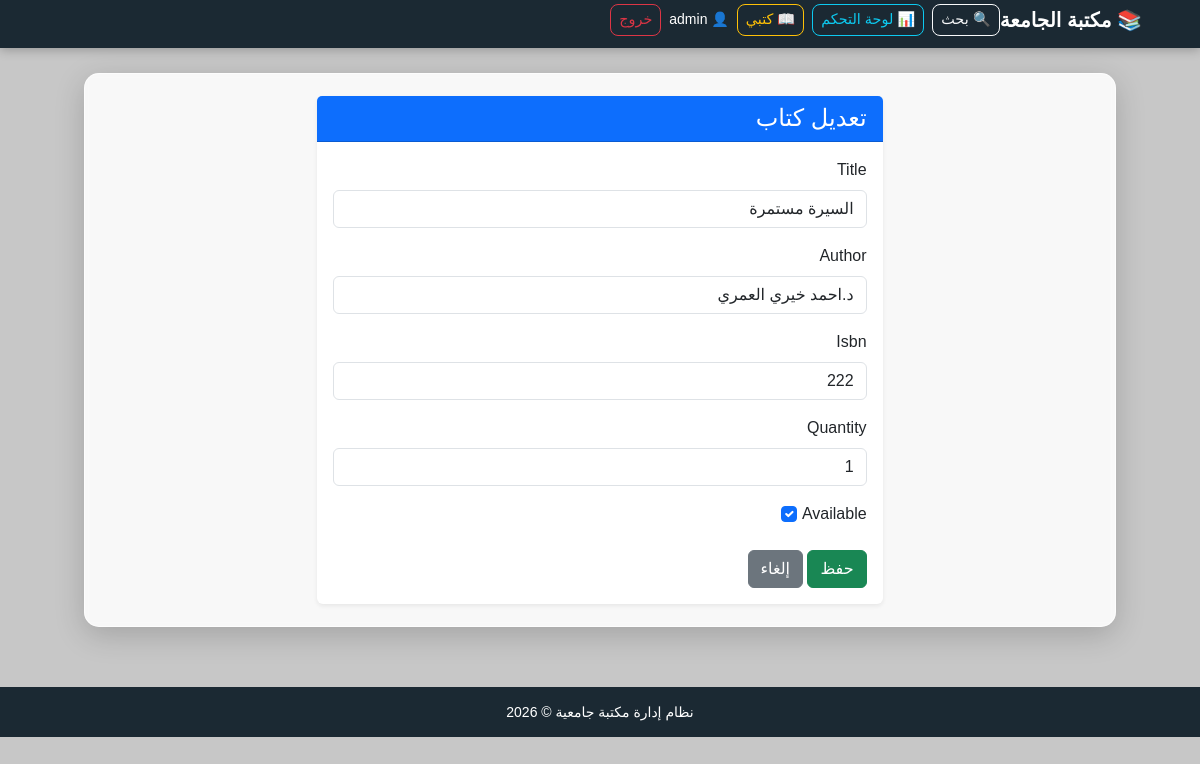
The page /book/1/edit/ (signed in) on the database its author committed.
### library/models.py (models this page shows, shortened)
class Book(models.Model):
    title = models.CharField(max_length=200)        # عنوان الكتاب
    author = models.CharField(max_length=200)       # المؤلف
    isbn = models.CharField(max_length=13, unique=True)  # رقم الكتاب
    quantity = models.IntegerField(default=1)        # عدد النسخ
    available = models.BooleanField(default=True)    # متوفر أم لا

### library/views.py (the view)
# urls.py: path('book/<int:pk>/edit/', views.book_edit, name='book_edit'),
@staff_required
def book_edit(request, pk):
    book = get_object_or_404(Book, pk=pk)
    if request.method == 'POST':
        form = BookForm(request.POST, instance=book)
        if form.is_valid():
            form.save()
            messages.success(request, 'تم تعديل الكتاب بنجاح ✅')
            return redirect('book_list')
    else:
        form = BookForm(instance=book)
    return render(request, 'library/book_form.html', {'form': form, 'title': 'تعديل كتاب'})

### library/forms.py
class BookForm(forms.ModelForm):
    class Meta:
        model = Book
        fields = ['title', 'author', 'isbn', 'quantity', 'available']
        widgets = {
            'title': forms.TextInput(attrs={'class': 'form-control', 'placeholder': 'عنوان الكتاب'}),
            'author': forms.TextInput(attrs={'class': 'form-control', 'placeholder': 'اسم المؤلف'}),
            'isbn': forms.TextInput(attrs={'class': 'form-control', 'placeholder': 'رقم ISBN'}),
            'quantity': forms.NumberInput(attrs={'class': 'form-control'}),
            'available': forms.CheckboxInput(attrs={'class': 'form-check-input'}),
        }

### templates/library/book_form.html (shortened to what this page needs)
{% extends 'library/base.html' %}
{% block content %}
<div class="content-panel">
    <div class="row justify-content-center">
        <div class="col-md-7">
            <div class="card border-0 shadow-sm">
                <div class="card-header bg-primary text-white">
                    <h4 class="mb-0">
                        {{ title }}
                    </h4>
                </div>
                <div class="card-body">
                    <form method="POST">
                        {% for field in form %}
                        <div class="mb-3">
                            <label class="form-label">
                                {{ field.label }}
                            </label>
                            {{ field }}
                        </div>
                        {% endfor %}
                        <button
                            type="submit"
                            class="btn btn-success">
                            حفظ
                        </button>
                        <a
                            href="/"
                            class="btn btn-secondary">
                            إلغاء
                        </a>
                    </form>
                </div>
            </div>
        </div>
    </div>
</div>
{% endblock %}

### templates/library/base.html (shortened to what this page needs)
{% load static %}
<!DOCTYPE html>
<html lang="ar" dir="rtl">
<head>
    <link
        href="https://cdn.jsdelivr.net/npm/bootstrap@5.3.0/dist/css/bootstrap.min.css"
        rel="stylesheet">
</head>
<body>
    <nav class="navbar navbar-dark navbar-expand-md main-navbar">
        <div class="container">
            <a class="navbar-brand" href="/">
                📚 مكتبة الجامعة
            </a>
            <div class="collapse navbar-collapse" id="topNav">
                <div class="d-flex flex-column flex-md-row gap-2 align-items-stretch align-items-md-center ms-md-auto mt-3 mt-md-0 mb-2 mb-md-0">
                    <a href="/search/"
                       class="btn btn-outline-light btn-sm nav-btn">
                        🔍 بحث
                    </a>
                    {% if user.is_authenticated %}
                        {% if user.is_staff %}
                        <a href="/dashboard/"
                           class="btn btn-outline-info btn-sm nav-btn">
                            📊 لوحة التحكم
                        </a>
                        {% endif %}
                        <a href="/my-books/"
                           class="btn btn-outline-warning btn-sm nav-btn">
                            📖 كتبي
                        </a>
                        <span class="text-white small">
                            👤 {{ user.username }}
                        </span>
                        <a href="/logout/"
                           class="btn btn-outline-danger btn-sm nav-btn">
                            خروج
                        </a>
                    {% endif %}
                </div>
            </div>
        </div>
    </nav>
    <main class="main-container">
        {% block content %}
        {% endblock %}
    </main>
    <footer class="main-footer">
        <small>
            نظام إدارة مكتبة جامعية © 2026
        </small>
    </footer>
</body>
</html>

### rows shown on the page
Book: form "السيرة مستمرة" "د.احمد خيري العمري" "222" "1" "☑"

### other values the page prints
{{ user.username }} "admin"
{{ title }} "تعديل كتاب"
{{ field.label }} "Title" "Author" "Isbn" "Quantity" "Available"
